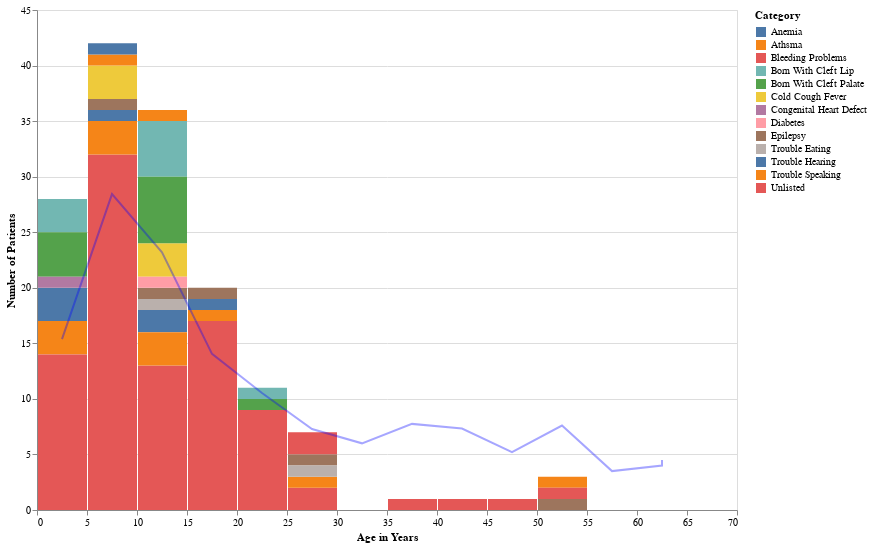

The code cell stored with this chart in its notebook:
### Code cell
#setup dates in final_df for Dropdown
date_format = "%d %B %Y"

final_df['clinic_dates'] = final_df['clinic_id']
df = TSD.df_clinic.copy()
replace_dict = df.set_index('id')['start'].to_dict()
final_df['clinic_dates'] = final_df['clinic_dates'].replace(replace_dict)
final_df['clinic_dates'] = pd.to_datetime(final_df['clinic_dates']).dt.strftime(date_format)

clinic_dates = final_df.clinic_dates.unique()

# Convert date strings to datetime objects
date_objects = np.array([datetime.strptime(date, date_format) for date in clinic_dates])

# Sort datetime objects in descending order
sorted_dates = np.sort(date_objects)[::-1]

# Convert sorted datetime objects back to date strings
clinic_dates = [date.strftime(date_format) for date in sorted_dates]



# A dropdown filter
clinic_dropdown = alt.binding_select(options=clinic_dates, name="Clinic Date:")
clinic_select = alt.selection_point(fields=['clinic_dates'], bind=clinic_dropdown, \
                                    value=clinic_dates[0])

#Chart most recent clinic with line showing historical average
line = alt.Chart(grouped_avg).mark_line(color='blue', strokeOpacity=0.35).encode(
    alt.X('age_in_years:Q',title='Age in Years',bin = alt.Bin(maxbins=20)),
    y = 'count:Q',
)



base = alt.Chart(final_df).encode (
       x =    alt.X('age', bin = alt.Bin(maxbins=20))   
)
bars = base.mark_bar().encode(
    y = alt.Y('count()',title='Number of Patients'),
    color=alt.Color('Category:N', title='Category'),
    tooltip=['Category:N','Percent:N','Gender M/F:N']).add_params(
    clinic_select
).transform_filter(
    clinic_select
)

chart = alt.layer(bars, line).properties(
    width=700,
    height=500)

chart.save('TS-Demographics.html')
chart

### Figure 1 — Vega-Lite specification as saved in the notebook (floating-point values rounded to 4 significant figures; data arrays with more than 128 entries replaced by an {"elided": "..."} marker saying what was removed)
{"config": {"view": {"continuousWidth": 300, "continuousHeight": 300}}, "layer": [{"data": {"name": "data-b2f8bbbef89d74a6b078933471f52b6b"}, "mark": {"type": "bar"}, "encoding": {"color": {"field": "Category", "title": "Category", "type": "nominal"}, "tooltip": [{"field": "Category", "type": "nominal"}, {"field": "Percent", "type": "nominal"}, {"field": "Gender M/F", "type": "nominal"}], "x": {"bin": {"maxbins": 20}, "field": "age", "type": "quantitative"}, "y": {"aggregate": "count", "title": "Number of Patients", "type": "quantitative"}}, "name": "view_1", "transform": [{"filter": {"param": "param_1"}}]}, {"data": {"name": "data-0b730ce118594e484dd879b32675cdb3"}, "mark": {"type": "line", "color": "blue", "strokeOpacity": 0.35}, "encoding": {"x": {"bin": {"maxbins": 20}, "field": "age_in_years", "title": "Age in Years", "type": "quantitative"}, "y": {"field": "count", "type": "quantitative"}}}], "height": 500, "params": [{"name": "param_1", "select": {"type": "point", "fields": ["clinic_dates"]}, "bind": {"input": "select", "options": ["04 August 2023", "14 July 2023", "08 July 2023", "05 May 2023", "30 March 2023", "03 February 2023", "13 January 2023", "05 January 2023", "04 November 2022", "21 October 2022", "05 August 2022", "06 May 2022", "03 November 2021", "01 August 2021", "01 May 2021", "22 March 2021"], "name": "Clinic Date:"}, "value": "04 August 2023", "views": ["view_1"]}], "width": 700, "$schema": "https://vega.github.io/schema/vega-lite/v5.15.1.json", "datasets": {"data-b2f8bbbef89d74a6b078933471f52b6b": {"elided": "1322 records"}, "data-0b730ce118594e484dd879b32675cdb3": [{"age_in_years": 0, "count": 15.38}, {"age_in_years": 5, "count": 28.43}, {"age_in_years": 10, "count": 23.18}, {"age_in_years": 15, "count": 14.05}, {"age_in_years": 20, "count": 10.54}, {"age_in_years": 25, "count": 7.286}, {"age_in_years": 30, "count": 6.0}, {"age_in_years": 35, "count": 7.75}, {"age_in_years": 40, "count": 7.333}, {"age_in_years": 45, "count": 5.2}, {"age_in_years": 50, "count": 7.6}, {"age_in_years": 55, "count": 3.5}, {"age_in_years": 60, "count": 4.0}, {"age_in_years": 65, "count": 4.5}]}}
